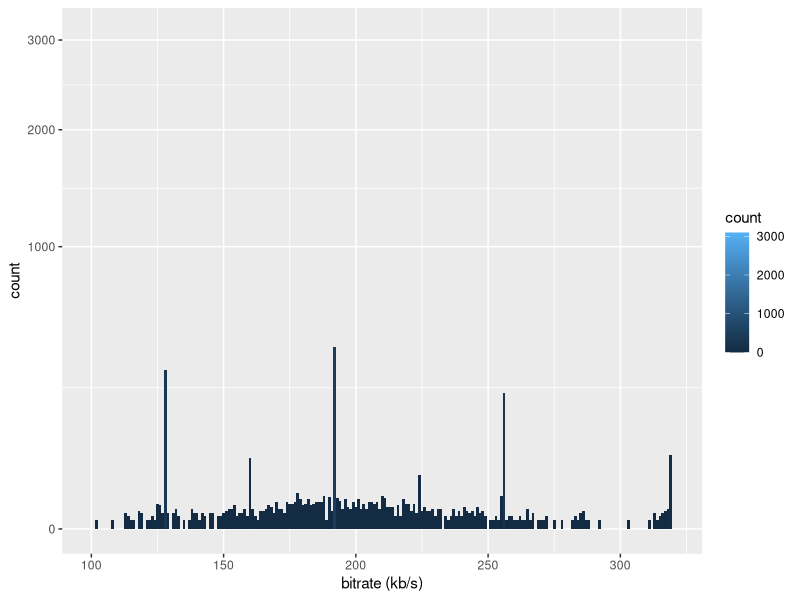

Here is the R script that generated this plot:
setwd("/Users/Barney/Dropbox/other/code/etc/musiclibrary/processerout/")
library('ggplot2')
bitrate <-read.table("bitrate.txt",header=TRUE,fill=TRUE,strip.white=TRUE,sep='\n')
ggplot(bitrate,aes(Bit.Rate))+geom_histogram(binwidth=1,aes(fill=..count..))+xlim(c(100,320))+scale_y_sqrt()+xlab("bitrate (kb/s)")